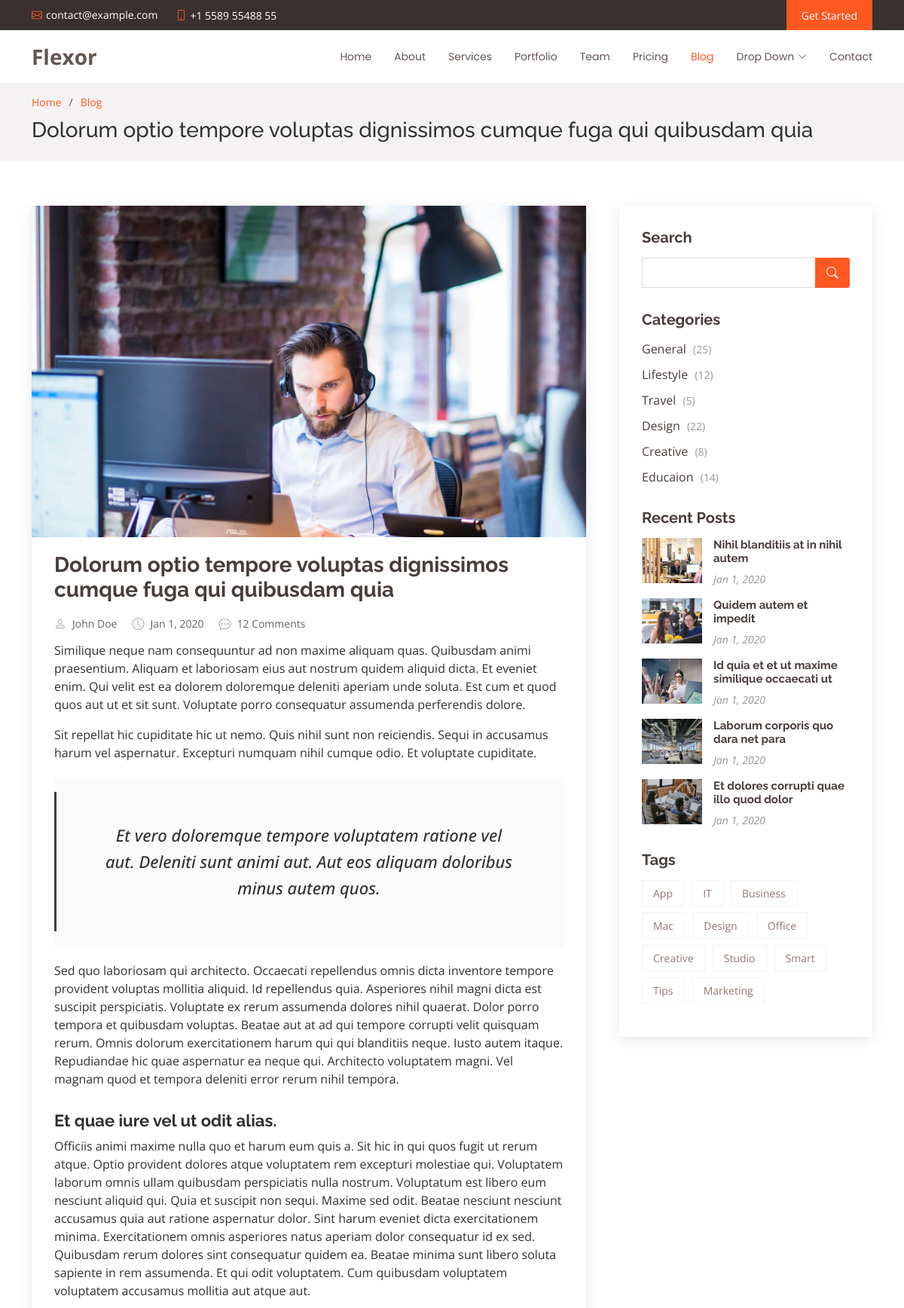
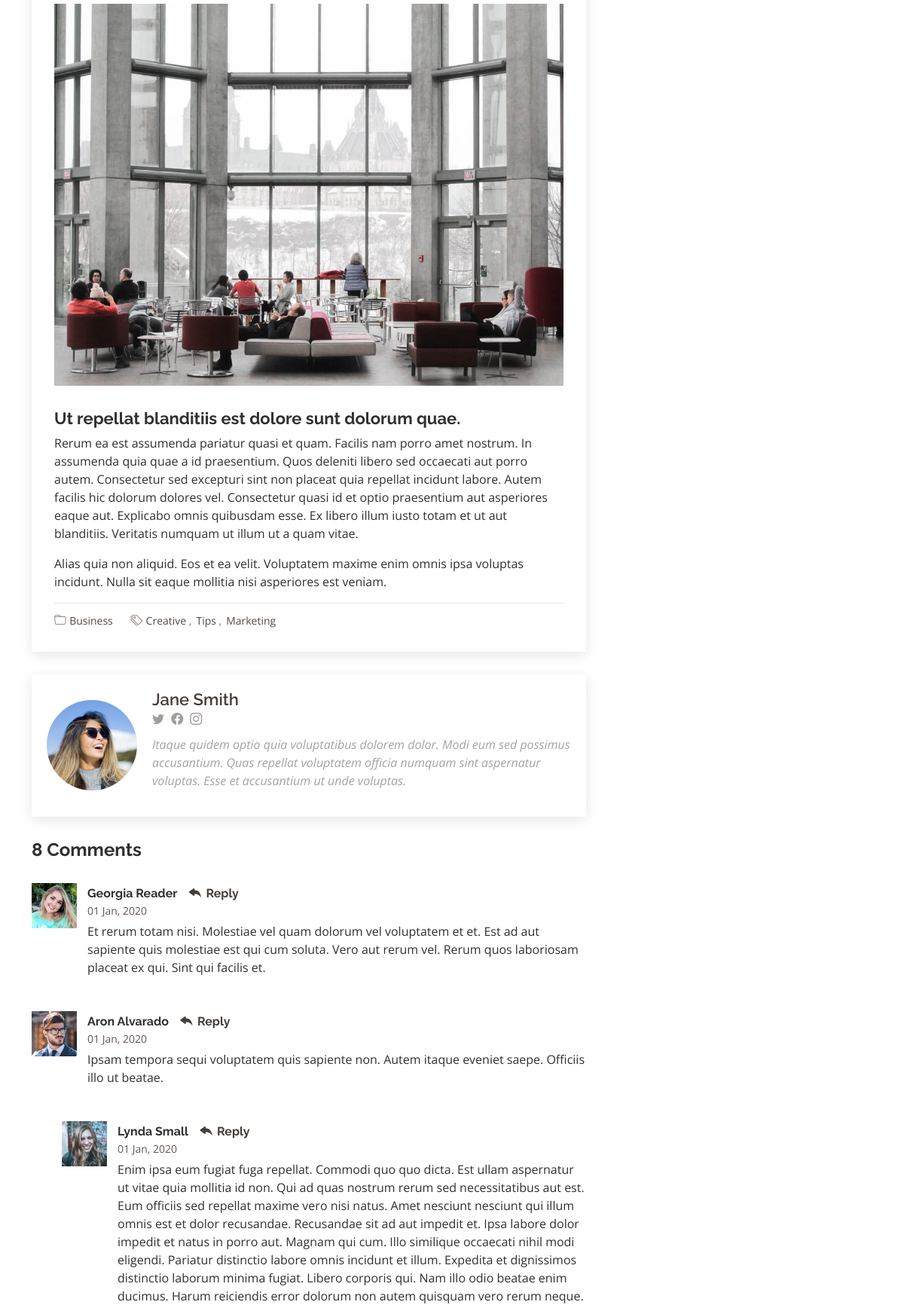
Screenshot of /blog-single/1/ (upper part) with the database file from the repository (2 pictures, top to bottom).
### blog/models.py (models this page shows, shortened)
class Blog(models.Model):
    title = models.CharField(max_length=200)
    text = models.TextField()
    image = models.ImageField(upload_to="images/blog")

### blog/views.py (the view)
# urls.py: path("blog-single/<int:id>/", blog_single)
def blog_single(request, id):
    data = {
        "blog": Blog.objects.get(id=id)
    }
    return render(request, "blog-single.html", data)

### template/blog-single.html (shortened to what this page needs)
<!DOCTYPE html>
<html lang="en">
{% load static %}
<head>
  <link href="{% static 'vendor/aos/aos.css' %}" rel="stylesheet">
  <link href="{% static 'vendor/bootstrap/css/bootstrap.min.css' %}" rel="stylesheet">
  <link href="{% static 'vendor/bootstrap-icons/bootstrap-icons.css' %}" rel="stylesheet">
  <link href="{static 'vendor/boxicons/css/boxicons.min.css' %}" rel="stylesheet">
  <link href="{% static 'vendor/glightbox/css/glightbox.min.css' %}" rel="stylesheet">
  <link href="{% static 'vendor/swiper/swiper-bundle.min.css' %}" rel="stylesheet">
  <link href="{% static 'css/style.css/' %}" rel="stylesheet">
</head>
<body style="overflow-x: hidden;">
  <section id="topbar" class="d-flex align-items-center">
    <div class="container d-flex justify-content-center justify-content-md-between">
      <div class="contact-info d-flex align-items-center">
        <i class="bi bi-envelope d-flex align-items-center"><a href="mailto:contact@example.com">contact@example.com</a></i>
        <i class="bi bi-phone d-flex align-items-center ms-4"><span>+1 5589 55488 55</span></i>
      </div>
      <div class="cta d-none d-md-flex align-items-center">
        <a href="#about" class="scrollto">Get Started</a>
      </div>
    </div>
  </section>
  <header id="header" class="d-flex align-items-center">
    <div class="container d-flex align-items-center justify-content-between">
      <div class="logo">
        <h1><a href="index.html">Flexor</a></h1>
      </div>
      <nav id="navbar" class="navbar">
        <ul>
          <li><a class="nav-link scrollto " href="/">Home</a></li>
          <li><a class="nav-link scrollto" href="/#about">About</a></li>
          <li><a class="nav-link scrollto" href="/#services">Services</a></li>
          <li><a class="nav-link scrollto " href="/#portfolio">Portfolio</a></li>
          <li><a class="nav-link scrollto" href="/#team">Team</a></li>
          <li><a class="nav-link scrollto" href="/#pricing">Pricing</a></li>
          <li><a class="active" href="/blog/">Blog</a></li>
          <li class="dropdown"><a href="#"><span>Drop Down</span> <i class="bi bi-chevron-down"></i></a>
          </li>
          <li><a class="nav-link scrollto" href="#contact">Contact</a></li>
        </ul>
      </nav>
    </div>
  </header>
  <main id="main">
    <section id="breadcrumbs" class="breadcrumbs">
      <div class="container">
        <ol>
          <li><a href="/">Home</a></li>
          <li><a href="/blog/">Blog</a></li>
        </ol>
        <h2>{{blog.title}}</h2>
      </div>
    </section>
    <section id="blog" class="blog">
      <div class="container" data-aos="fade-up">
        <div class="row">
          <div class="col-lg-8 entries">
            <article class="entry entry-single">
              <div class="entry-img">
                <img src="{{blog.image.url}}" alt="" class="img-fluid">
              </div>
              <h2 class="entry-title">
                <a href="blog-single.html">{{blog.title}}</a>
              </h2>
              <div class="entry-meta">
                <ul>
                  <li class="d-flex align-items-center"><i class="bi bi-person"></i> <a href="blog-single.html">John Doe</a></li>
                  <li class="d-flex align-items-center"><i class="bi bi-clock"></i> <a href="blog-single.html"><time datetime="2020-01-01">Jan 1, 2020</time></a></li>
                  <li class="d-flex align-items-center"><i class="bi bi-chat-dots"></i> <a href="blog-single.html">12 Comments</a></li>
                </ul>
              </div>
              <div class="entry-content">
                <p>
                  {{blog.text}}
                </p>
                <p>
                  Sit repellat hic cupiditate hic ut nemo. Quis nihil sunt non reiciendis. Sequi in accusamus harum vel aspernatur. Excepturi numquam nihil cumque odio. Et voluptate cupiditate.
                </p>
                <blockquote>
                  <p>
                    Et vero doloremque tempore voluptatem ratione vel aut. Deleniti sunt animi aut. Aut eos aliquam doloribus minus autem quos.
                  </p>
                </blockquote>
                <p>
                  Sed quo laboriosam qui architecto. Occaecati repellendus omnis dicta inventore tempore provident voluptas mollitia aliquid. Id repellendus quia. Asperiores nihil magni dicta est suscipit perspiciatis. Voluptate ex rerum assumenda dolores nihil quaerat.
                  Dolor porro tempora et quibusdam voluptas. Beatae aut at ad qui tempore corrupti velit quisquam rerum. Omnis dolorum exercitationem harum qui qui blanditiis neque.
                  Iusto autem itaque. Repudiandae hic quae aspernatur ea neque qui. Architecto voluptatem magni. Vel magnam quod et tempora deleniti error rerum nihil tempora.
                </p>
                <h3>Et quae iure vel ut odit alias.</h3>
                <p>
                  Officiis animi maxime nulla quo et harum eum quis a. Sit hic in qui quos fugit ut rerum atque. Optio provident dolores atque voluptatem rem excepturi molestiae qui. Voluptatem laborum omnis ullam quibusdam perspiciatis nulla nostrum. Voluptatum est libero eum nesciunt aliquid qui.
                  Quia et suscipit non sequi. Maxime sed odit. Beatae nesciunt nesciunt accusamus quia aut ratione aspernatur dolor. Sint harum eveniet dicta exercitationem minima. Exercitationem omnis asperiores natus aperiam dolor consequatur id ex sed. Quibusdam rerum dolores sint consequatur quidem ea.
                  Beatae minima sunt libero soluta sapiente in rem assumenda. Et qui odit voluptatem. Cum quibusdam voluptatem voluptatem accusamus mollitia aut atque aut.
                </p>
                <img src="assets/img/blog/blog-inside-post.jpg" class="img-fluid" alt="">
                <h3>Ut repellat blanditiis est dolore sunt dolorum quae.</h3>
                <p>
                  Rerum ea est assumenda pariatur quasi et quam. Facilis nam porro amet nostrum. In assumenda quia quae a id praesentium. Quos deleniti libero sed occaecati aut porro autem. Consectetur sed excepturi sint non placeat quia repellat incidunt labore. Autem facilis hic dolorum dolores vel.
                  Consectetur quasi id et optio praesentium aut asperiores eaque aut. Explicabo omnis quibusdam esse. Ex libero illum iusto totam et ut aut blanditiis. Veritatis numquam ut illum ut a quam vitae.
                </p>
                <p>
                  Alias quia non aliquid. Eos et ea velit. Voluptatem maxime enim omnis ipsa voluptas incidunt. Nulla sit eaque mollitia nisi asperiores est veniam.
                </p>
              </div>
              <div class="entry-footer">
                <i class="bi bi-folder"></i>
                <ul class="cats">
                  <li><a href="#">Business</a></li>
                </ul>
                <i class="bi bi-tags"></i>
                <ul class="tags">
                  <li><a href="#">Creative</a></li>
                  <li><a href="#">Tips</a></li>
                  <li><a href="#">Marketing</a></li>
                </ul>
              </div>
            </article>
            <div class="blog-author d-flex align-items-center">
              <img src="assets/img/blog/blog-author.jpg" class="rounded-circle float-left" alt="">
              <div>
                <h4>Jane Smith</h4>
                <div class="social-links">
                  <a href="https://twitters.com/#"><i class="bi bi-twitter"></i></a>
                  <a href="https://facebook.com/#"><i class="bi bi-facebook"></i></a>
                  <a href="https://instagram.com/#"><i class="biu bi-instagram"></i></a>
                </div>
                <p>
                  Itaque quidem optio quia voluptatibus dolorem dolor. Modi eum sed possimus accusantium. Quas repellat voluptatem officia numquam sint aspernatur voluptas. Esse et accusantium ut unde voluptas.
                </p>
              </div>
            </div>
            <div class="blog-comments">
              <h4 class="comments-count">8 Comments</h4>
              <div id="comment-1" class="comment">
                <div class="d-flex">
                  <div class="comment-img"><img src="assets/img/blog/comments-1.jpg" alt=""></div>
                  <div>
                    <h5><a href="">Georgia Reader</a> <a href="#" class="reply"><i class="bi bi-reply-fill"></i> Reply</a></h5>
                    <time datetime="2020-01-01">01 Jan, 2020</time>
                    <p>
                      Et rerum totam nisi. Molestiae vel quam dolorum vel voluptatem et et. Est ad aut sapiente quis molestiae est qui cum soluta.
                      Vero aut rerum vel. Rerum quos laboriosam placeat ex qui. Sint qui facilis et.
                    </p>
                  </div>
                </div>
              </div>
              <div id="comment-2" class="comment">
                <div class="d-flex">
                  <div class="comment-img"><img src="assets/img/blog/comments-2.jpg" alt=""></div>
                  <div>
                    <h5><a href="">Aron Alvarado</a> <a href="#" class="reply"><i class="bi bi-reply-fill"></i> Reply</a></h5>
                    <time datetime="2020-01-01">01 Jan, 2020</time>
                    <p>
                      Ipsam tempora sequi voluptatem quis sapiente non. Autem itaque eveniet saepe. Officiis illo ut beatae.
                    </p>
                  </div>
                </div>
                <div id="comment-reply-1" class="comment comment-reply">
                  <div class="d-flex">
                    <div class="comment-img"><img src="assets/img/blog/comments-3.jpg" alt=""></div>
                    <div>
                      <h5><a href="">Lynda Small</a> <a href="#" class="reply"><i class="bi bi-reply-fill"></i> Reply</a></h5>
                      <time datetime="2020-01-01">01 Jan, 2020</time>
                      <p>
                        Enim ipsa eum fugiat fuga repellat. Commodi quo quo dicta. Est ullam aspernatur ut vitae quia mollitia id non. Qui ad quas nostrum rerum sed necessitatibus aut est. Eum officiis sed repellat maxime vero nisi natus. Amet nesciunt nesciunt qui illum omnis est et dolor recusandae.
                        Recusandae sit ad aut impedit et. Ipsa labore dolor impedit et natus in porro aut. Magnam qui cum. Illo similique occaecati nihil modi eligendi. Pariatur distinctio labore omnis incidunt et illum. Expedita et dignissimos distinctio laborum minima fugiat.
                        Libero corporis qui. Nam illo odio beatae enim ducimus. Harum reiciendis error dolorum non autem quisquam vero rerum neque.
                      </p>
                    </div>
                  </div>
                </div>
              </div>
            </div>
          </div>
          <div class="col-lg-4">
            <div class="sidebar">
              <h3 class="sidebar-title">Search</h3>
              <div class="sidebar-item search-form">
                <form action="">
                  <input type="text">
                  <button type="submit"><i class="bi bi-search"></i></button>
                </form>
              </div>
              <h3 class="sidebar-title">Categories</h3>
              <div class="sidebar-item categories">
                <ul>
                  <li><a href="#">General <span>(25)</span></a></li>
                  <li><a href="#">Lifestyle <span>(12)</span></a></li>
                  <li><a href="#">Travel <span>(5)</span></a></li>
                  <li><a href="#">Design <span>(22)</span></a></li>
                  <li><a href="#">Creative <span>(8)</span></a></li>
                  <li><a href="#">Educaion <span>(14)</span></a></li>
                </ul>
              </div>
              <h3 class="sidebar-title">Recent Posts</h3>
              <div class="sidebar-item recent-posts">
                <div class="post-item clearfix">
                  <img src="assets/img/blog/blog-recent-1.jpg" alt="">
                  <h4><a href="blog-single.html">Nihil blanditiis at in nihil autem</a></h4>
                  <time datetime="2020-01-01">Jan 1, 2020</time>
                </div>
                <div class="post-item clearfix">
                  <img src="assets/img/blog/blog-recent-2.jpg" alt="">
                  <h4><a href="blog-single.html">Quidem autem et impedit</a></h4>
                  <time datetime="2020-01-01">Jan 1, 2020</time>
                </div>
                <div class="post-item clearfix">
                  <img src="assets/img/blog/blog-recent-3.jpg" alt="">
                  <h4><a href="blog-single.html">Id quia et et ut maxime similique occaecati ut</a></h4>
                  <time datetime="2020-01-01">Jan 1, 2020</time>
                </div>
                <div class="post-item clearfix">
                  <img src="assets/img/blog/blog-recent-4.jpg" alt="">
                  <h4><a href="blog-single.html">Laborum corporis quo dara net para</a></h4>
                  <time datetime="2020-01-01">Jan 1, 2020</time>
                </div>
                <div class="post-item clearfix">
                  <img src="assets/img/blog/blog-recent-5.jpg" alt="">
                  <h4><a href="blog-single.html">Et dolores corrupti quae illo quod dolor</a></h4>
                  <time datetime="2020-01-01">Jan 1, 2020</time>
                </div>
              </div>
              <h3 class="sidebar-title">Tags</h3>
              <div class="sidebar-item tags">
                <ul>
                  <li><a href="#">App</a></li>
                  <li><a href="#">IT</a></li>
                  <li><a href="#">Business</a></li>
                  <li><a href="#">Mac</a></li>
                  <li><a href="#">Design</a></li>
                  <li><a href="#">Office</a></li>
                  <li><a href="#">Creative</a></li>
                  <li><a href="#">Studio</a></li>
                  <li><a href="#">Smart</a></li>
                  <li><a href="#">Tips</a></li>
                  <li><a href="#">Marketing</a></li>
                </ul>
              </div>
            </div>
          </div>
        </div>
      </div>
    </section>
  </main>
</body>
</html>

### rows the page displays
Blog: title "Dolorum optio tempore voluptas dignissimos cumque fuga qui quibusdam quia", image (picture), text "Similique neque nam consequuntur ad non maxime aliquam quas. Quibusdam animi praesentium. Aliquam et laboriosam eius aut nostrum quidem aliquid dicta. Et eveniet enim. Qui velit est ea dolorem doloremque deleniti aperiam unde soluta. Est cum et quod quos aut ut et sit sunt. Voluptate porro consequatur assumenda perferendis dolore."
